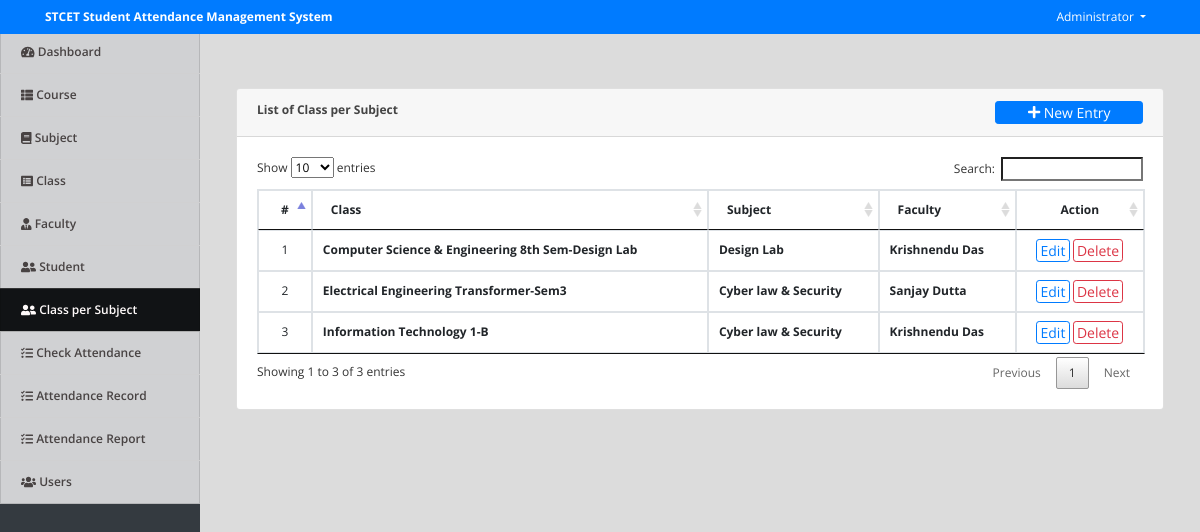
Screenshot of /index.php?page=class_subject (signed in) with the database file from the repository.
### tables this page shows
CREATE TABLE `class_subject` (
  `id` int(30) NOT NULL,
  `class_id` int(30) NOT NULL,
  `subject_id` int(30) NOT NULL,
  `faculty_id` int(30) NOT NULL,
  `student_ids` text NOT NULL,
  `date_created` datetime NOT NULL DEFAULT current_timestamp()
);

CREATE TABLE `subjects` (
  `id` int(30) NOT NULL,
  `subject` varchar(100) NOT NULL,
  `description` text NOT NULL,
  `date_created` datetime NOT NULL DEFAULT current_timestamp()
);

CREATE TABLE `faculty` (
  `id` int(30) NOT NULL,
  `id_no` varchar(50) NOT NULL,
  `name` text NOT NULL,
  `email` varchar(200) NOT NULL,
  `contact` varchar(50) NOT NULL,
  `address` text NOT NULL,
  `date_created` datetime NOT NULL DEFAULT current_timestamp()
);

### class_subject.php (the view, shortened to what this page needs)
<?php include('db_connect.php');?>
<div class="container-fluid">
	<div class="col-lg-12">
		<div class="row">
			<div class="col-md-12">
				<div class="card">
					<div class="card-header">
						<b>List of Class per Subject</b>
						<span class="float:right"><a class="btn btn-primary btn-block btn-sm col-sm-2 float-right" href="javascript:void(0)" id="new_class_subject">
					<i class="fa fa-plus"></i> New Entry
				</a></span>
					</div>
					<div class="card-body">
						<table class="table table-condensed table-bordered table-hover">
							<thead>
								<tr>
									<th class="text-center">#</th>
									<th class="">Class</th>
									<th class="">Subject</th>
									<th class="">Faculty</th>
									<th class="text-center">Action</th>
								</tr>
							</thead>
							<tbody>
								<?php
								$i = 1;
								$class_subject = $conn->query("SELECT cs.*,concat(co.course,' ',c.level,'-',c.section) as `class`,s.subject,f.name as fname FROM class_subject cs inner join `class` c on c.id = cs.class_id inner join courses co on co.id = c.course_id inner join faculty f on f.id = cs.faculty_id inner join subjects s on s.id = cs.subject_id order by concat(co.course,' ',c.level,'-',c.section) asc");
								while($row=$class_subject->fetch_assoc()):
								?>
								<tr>
									<td class="text-center"><?php echo $i++ ?></td>
									<td>
										<p> <b><?php echo $row['class'] ?></b></p>
									</td>
									<td class="">
										 <p> <b><?php echo $row['subject'] ?></b></p>
									</td>
									<td class="">
										 <p> <b><?php echo $row['fname'] ?></b></p>
									</td>
									<td class="text-center">
										<button class="btn btn-sm btn-outline-primary edit_class_subject" type="button" data-id="<?php echo $row['id'] ?>" >Edit</button>
										<button class="btn btn-sm btn-outline-danger delete_class_subject" type="button" data-id="<?php echo $row['id'] ?>">Delete</button>
									</td>
								</tr>
								<?php endwhile; ?>
							</tbody>
						</table>
					</div>
				</div>
			</div>
		</div>
	</div>
</div>

### assets/css/style.css (style rules this page uses)
body { font-family: "Open Sans", sans-serif; color: #444444; width: 100%; height: calc(100%); font-size: 12px; }
a { color: #1977cc; }
.btn-sm { padding: .0001rem .2rem; }

### index.php (style rules this page uses)
body { background: #80808045; }

### class_subject.php (style rules this page uses)
td { vertical-align: middle !important; }
td p { margin: unset }

### rows the page displays
class_subject: class "Computer Science & Engineering 8th Sem-Design Lab", subject.subject "Design Lab", faculty.name "Krishnendu Das"
class_subject: class "Electrical Engineering Transformer-Sem3", subject.subject "Cyber law & Security", faculty.name "Sanjay Dutta"
class_subject: class "Information Technology 1-B", subject.subject "Cyber law & Security", faculty.name "Krishnendu Das"

### other values shown
$_SESSION['system']['name'] "STCET Student Attendance Management System"
$_SESSION['login_name'] "Administrator"
